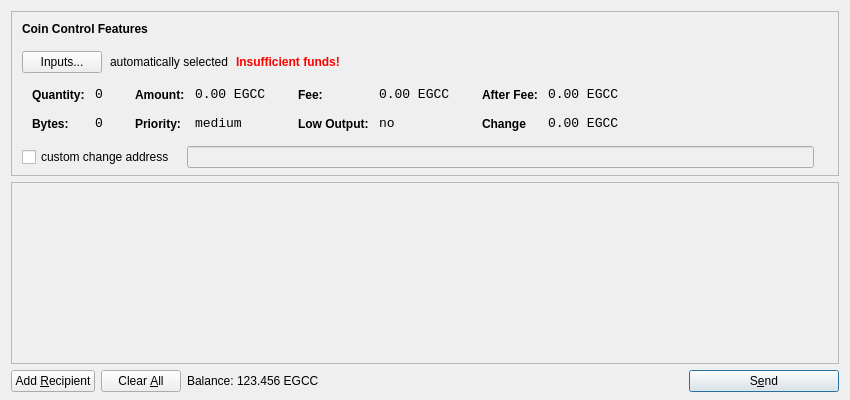
<?xml version="1.0" encoding="UTF-8"?>
<ui version="4.0">
 <class>SendCoinsDialog</class>
 <widget class="QDialog" name="SendCoinsDialog">
  <property name="geometry">
   <rect>
    <x>0</x>
    <y>0</y>
    <width>850</width>
    <height>400</height>
   </rect>
  </property>
  <property name="windowTitle">
   <string>Send Coins</string>
  </property>
  <layout class="QVBoxLayout" name="verticalLayout" stretch="0,1,0">
   <property name="bottomMargin">
    <number>8</number>
   </property>
   <item>
    <widget class="QFrame" name="frameCoinControl">
     <property name="sizePolicy">
      <sizepolicy hsizetype="Expanding" vsizetype="Expanding">
       <horstretch>0</horstretch>
       <verstretch>0</verstretch>
      </sizepolicy>
     </property>
     <property name="maximumSize">
      <size>
       <width>16777215</width>
       <height>16777215</height>
      </size>
     </property>
     <property name="frameShape">
      <enum>QFrame::StyledPanel</enum>
     </property>
     <property name="frameShadow">
      <enum>QFrame::Sunken</enum>
     </property>
     <layout class="QVBoxLayout" name="verticalLayoutCoinControl2">
      <property name="spacing">
       <number>-1</number>
      </property>
      <property name="leftMargin">
       <number>0</number>
      </property>
      <property name="topMargin">
       <number>0</number>
      </property>
      <property name="rightMargin">
       <number>0</number>
      </property>
      <property name="bottomMargin">
       <number>6</number>
      </property>
      <item>
       <layout class="QVBoxLayout" name="verticalLayoutCoinControl" stretch="0,0,0,0,1">
        <property name="spacing">
         <number>0</number>
        </property>
        <property name="leftMargin">
         <number>10</number>
        </property>
        <property name="topMargin">
         <number>10</number>
        </property>
        <item>
         <layout class="QHBoxLayout" name="horizontalLayoutCoinControl1">
          <property name="bottomMargin">
           <number>15</number>
          </property>
          <item>
           <widget class="QLabel" name="labelCoinControlFeatures">
            <property name="sizePolicy">
             <sizepolicy hsizetype="Preferred" vsizetype="Maximum">
              <horstretch>0</horstretch>
              <verstretch>0</verstretch>
             </sizepolicy>
            </property>
            <property name="font">
             <font>
              <weight>75</weight>
              <bold>true</bold>
             </font>
            </property>
            <property name="styleSheet">
             <string notr="true">font-weight:bold;</string>
            </property>
            <property name="text">
             <string>Coin Control Features</string>
            </property>
           </widget>
          </item>
         </layout>
        </item>
        <item>
         <layout class="QHBoxLayout" name="horizontalLayoutCoinControl2" stretch="0,0,0,0">
          <property name="spacing">
           <number>8</number>
          </property>
          <property name="bottomMargin">
           <number>10</number>
          </property>
          <item>
           <widget class="QPushButton" name="pushButtonCoinControl">
            <property name="styleSheet">
             <string notr="true"/>
            </property>
            <property name="text">
             <string>Inputs...</string>
            </property>
           </widget>
          </item>
          <item>
           <widget class="QLabel" name="labelCoinControlAutomaticallySelected">
            <property name="text">
             <string>automatically selected</string>
            </property>
            <property name="margin">
             <number>5</number>
            </property>
           </widget>
          </item>
          <item>
           <widget class="QLabel" name="labelCoinControlInsuffFunds">
            <property name="font">
             <font>
              <weight>75</weight>
              <bold>true</bold>
             </font>
            </property>
            <property name="styleSheet">
             <string notr="true">color:red;font-weight:bold;</string>
            </property>
            <property name="text">
             <string>Insufficient funds!</string>
            </property>
            <property name="margin">
             <number>5</number>
            </property>
           </widget>
          </item>
          <item>
           <spacer name="horizontalSpacerCoinControl">
            <property name="orientation">
             <enum>Qt::Horizontal</enum>
            </property>
            <property name="sizeHint" stdset="0">
             <size>
              <width>40</width>
              <height>1</height>
             </size>
            </property>
           </spacer>
          </item>
         </layout>
        </item>
        <item>
         <widget class="QWidget" name="widgetCoinControl" native="true">
          <property name="sizePolicy">
           <sizepolicy hsizetype="Preferred" vsizetype="Preferred">
            <horstretch>0</horstretch>
            <verstretch>0</verstretch>
           </sizepolicy>
          </property>
          <property name="minimumSize">
           <size>
            <width>0</width>
            <height>0</height>
           </size>
          </property>
          <property name="styleSheet">
           <string notr="true"/>
          </property>
          <layout class="QHBoxLayout" name="horizontalLayoutCoinControl5">
           <property name="margin">
            <number>0</number>
           </property>
           <item>
            <layout class="QHBoxLayout" name="horizontalLayoutCoinControl3" stretch="0,0,0,1">
             <property name="spacing">
              <number>20</number>
             </property>
             <property name="topMargin">
              <number>0</number>
             </property>
             <property name="bottomMargin">
              <number>10</number>
             </property>
             <item>
              <layout class="QFormLayout" name="formLayoutCoinControl1">
               <property name="horizontalSpacing">
                <number>10</number>
               </property>
               <property name="verticalSpacing">
                <number>14</number>
               </property>
               <property name="leftMargin">
                <number>10</number>
               </property>
               <property name="topMargin">
                <number>4</number>
               </property>
               <property name="rightMargin">
                <number>6</number>
               </property>
               <item row="0" column="0">
                <widget class="QLabel" name="labelCoinControlQuantityText">
                 <property name="styleSheet">
                  <string notr="true">font-weight:bold;</string>
                 </property>
                 <property name="text">
                  <string>Quantity:</string>
                 </property>
                 <property name="margin">
                  <number>0</number>
                 </property>
                </widget>
               </item>
               <item row="0" column="1">
                <widget class="QLabel" name="labelCoinControlQuantity">
                 <property name="font">
                  <font>
                   <family>Monospace</family>
                   <pointsize>10</pointsize>
                  </font>
                 </property>
                 <property name="cursor">
                  <cursorShape>IBeamCursor</cursorShape>
                 </property>
                 <property name="contextMenuPolicy">
                  <enum>Qt::ActionsContextMenu</enum>
                 </property>
                 <property name="text">
                  <string>0</string>
                 </property>
                 <property name="margin">
                  <number>0</number>
                 </property>
                 <property name="textInteractionFlags">
                  <set>Qt::LinksAccessibleByMouse|Qt::TextSelectableByKeyboard|Qt::TextSelectableByMouse</set>
                 </property>
                </widget>
               </item>
               <item row="1" column="0">
                <widget class="QLabel" name="labelCoinControlBytesText">
                 <property name="styleSheet">
                  <string notr="true">font-weight:bold;</string>
                 </property>
                 <property name="text">
                  <string>Bytes:</string>
                 </property>
                </widget>
               </item>
               <item row="1" column="1">
                <widget class="QLabel" name="labelCoinControlBytes">
                 <property name="font">
                  <font>
                   <family>Monospace</family>
                   <pointsize>10</pointsize>
                  </font>
                 </property>
                 <property name="cursor">
                  <cursorShape>IBeamCursor</cursorShape>
                 </property>
                 <property name="contextMenuPolicy">
                  <enum>Qt::ActionsContextMenu</enum>
                 </property>
                 <property name="text">
                  <string>0</string>
                 </property>
                 <property name="textInteractionFlags">
                  <set>Qt::LinksAccessibleByMouse|Qt::TextSelectableByKeyboard|Qt::TextSelectableByMouse</set>
                 </property>
                </widget>
               </item>
              </layout>
             </item>
             <item>
              <layout class="QFormLayout" name="formLayoutCoinControl2">
               <property name="horizontalSpacing">
                <number>10</number>
               </property>
               <property name="verticalSpacing">
                <number>14</number>
               </property>
               <property name="leftMargin">
                <number>6</number>
               </property>
               <property name="topMargin">
                <number>4</number>
               </property>
               <property name="rightMargin">
                <number>6</number>
               </property>
               <item row="0" column="0">
                <widget class="QLabel" name="labelCoinControlAmountText">
                 <property name="styleSheet">
                  <string notr="true">font-weight:bold;</string>
                 </property>
                 <property name="text">
                  <string>Amount:</string>
                 </property>
                 <property name="margin">
                  <number>0</number>
                 </property>
                </widget>
               </item>
               <item row="0" column="1">
                <widget class="QLabel" name="labelCoinControlAmount">
                 <property name="font">
                  <font>
                   <family>Monospace</family>
                   <pointsize>10</pointsize>
                  </font>
                 </property>
                 <property name="cursor">
                  <cursorShape>IBeamCursor</cursorShape>
                 </property>
                 <property name="contextMenuPolicy">
                  <enum>Qt::ActionsContextMenu</enum>
                 </property>
                 <property name="text">
                  <string>0.00 EGCC</string>
                 </property>
                 <property name="textInteractionFlags">
                  <set>Qt::LinksAccessibleByMouse|Qt::TextSelectableByKeyboard|Qt::TextSelectableByMouse</set>
                 </property>
                </widget>
               </item>
               <item row="1" column="0">
                <widget class="QLabel" name="labelCoinControlPriorityText">
                 <property name="styleSheet">
                  <string notr="true">font-weight:bold;</string>
                 </property>
                 <property name="text">
                  <string>Priority:</string>
                 </property>
                </widget>
               </item>
               <item row="1" column="1">
                <widget class="QLabel" name="labelCoinControlPriority">
                 <property name="font">
                  <font>
                   <family>Monospace</family>
                   <pointsize>10</pointsize>
                  </font>
                 </property>
                 <property name="cursor">
                  <cursorShape>IBeamCursor</cursorShape>
                 </property>
                 <property name="contextMenuPolicy">
                  <enum>Qt::ActionsContextMenu</enum>
                 </property>
                 <property name="text">
                  <string>medium</string>
                 </property>
                 <property name="textInteractionFlags">
                  <set>Qt::LinksAccessibleByMouse|Qt::TextSelectableByKeyboard|Qt::TextSelectableByMouse</set>
                 </property>
                </widget>
               </item>
              </layout>
             </item>
             <item>
              <layout class="QFormLayout" name="formLayoutCoinControl3">
               <property name="horizontalSpacing">
                <number>10</number>
               </property>
               <property name="verticalSpacing">
                <number>14</number>
               </property>
               <property name="leftMargin">
                <number>6</number>
               </property>
               <property name="topMargin">
                <number>4</number>
               </property>
               <property name="rightMargin">
                <number>6</number>
               </property>
               <item row="0" column="0">
                <widget class="QLabel" name="labelCoinControlFeeText">
                 <property name="styleSheet">
                  <string notr="true">font-weight:bold;</string>
                 </property>
                 <property name="text">
                  <string>Fee:</string>
                 </property>
                 <property name="margin">
                  <number>0</number>
                 </property>
                </widget>
               </item>
               <item row="0" column="1">
                <widget class="QLabel" name="labelCoinControlFee">
                 <property name="font">
                  <font>
                   <family>Monospace</family>
                   <pointsize>10</pointsize>
                  </font>
                 </property>
                 <property name="cursor">
                  <cursorShape>IBeamCursor</cursorShape>
                 </property>
                 <property name="contextMenuPolicy">
                  <enum>Qt::ActionsContextMenu</enum>
                 </property>
                 <property name="text">
                  <string>0.00 EGCC</string>
                 </property>
                 <property name="textInteractionFlags">
                  <set>Qt::LinksAccessibleByMouse|Qt::TextSelectableByKeyboard|Qt::TextSelectableByMouse</set>
                 </property>
                </widget>
               </item>
               <item row="1" column="0">
                <widget class="QLabel" name="labelCoinControlLowOutputText">
                 <property name="styleSheet">
                  <string notr="true">font-weight:bold;</string>
                 </property>
                 <property name="text">
                  <string>Low Output:</string>
                 </property>
                </widget>
               </item>
               <item row="1" column="1">
                <widget class="QLabel" name="labelCoinControlLowOutput">
                 <property name="font">
                  <font>
                   <family>Monospace</family>
                   <pointsize>10</pointsize>
                  </font>
                 </property>
                 <property name="cursor">
                  <cursorShape>IBeamCursor</cursorShape>
                 </property>
                 <property name="contextMenuPolicy">
                  <enum>Qt::ActionsContextMenu</enum>
                 </property>
                 <property name="text">
                  <string>no</string>
                 </property>
                 <property name="textInteractionFlags">
                  <set>Qt::LinksAccessibleByMouse|Qt::TextSelectableByKeyboard|Qt::TextSelectableByMouse</set>
                 </property>
                </widget>
               </item>
              </layout>
             </item>
             <item>
              <layout class="QFormLayout" name="formLayoutCoinControl4">
               <property name="horizontalSpacing">
                <number>10</number>
               </property>
               <property name="verticalSpacing">
                <number>14</number>
               </property>
               <property name="leftMargin">
                <number>6</number>
               </property>
               <property name="topMargin">
                <number>4</number>
               </property>
               <property name="rightMargin">
                <number>6</number>
               </property>
               <item row="0" column="0">
                <widget class="QLabel" name="labelCoinControlAfterFeeText">
                 <property name="styleSheet">
                  <string notr="true">font-weight:bold;</string>
                 </property>
                 <property name="text">
                  <string>After Fee:</string>
                 </property>
                 <property name="margin">
                  <number>0</number>
                 </property>
                </widget>
               </item>
               <item row="0" column="1">
                <widget class="QLabel" name="labelCoinControlAfterFee">
                 <property name="font">
                  <font>
                   <family>Monospace</family>
                   <pointsize>10</pointsize>
                  </font>
                 </property>
                 <property name="cursor">
                  <cursorShape>IBeamCursor</cursorShape>
                 </property>
                 <property name="contextMenuPolicy">
                  <enum>Qt::ActionsContextMenu</enum>
                 </property>
                 <property name="text">
                  <string>0.00 EGCC</string>
                 </property>
                 <property name="textInteractionFlags">
                  <set>Qt::LinksAccessibleByMouse|Qt::TextSelectableByKeyboard|Qt::TextSelectableByMouse</set>
                 </property>
                </widget>
               </item>
               <item row="1" column="0">
                <widget class="QLabel" name="labelCoinControlChangeText">
                 <property name="styleSheet">
                  <string notr="true">font-weight:bold;</string>
                 </property>
                 <property name="text">
                  <string>Change</string>
                 </property>
                </widget>
               </item>
               <item row="1" column="1">
                <widget class="QLabel" name="labelCoinControlChange">
                 <property name="font">
                  <font>
                   <family>Monospace</family>
                   <pointsize>10</pointsize>
                  </font>
                 </property>
                 <property name="cursor">
                  <cursorShape>IBeamCursor</cursorShape>
                 </property>
                 <property name="contextMenuPolicy">
                  <enum>Qt::ActionsContextMenu</enum>
                 </property>
                 <property name="text">
                  <string>0.00 EGCC</string>
                 </property>
                 <property name="textInteractionFlags">
                  <set>Qt::LinksAccessibleByMouse|Qt::TextSelectableByKeyboard|Qt::TextSelectableByMouse</set>
                 </property>
                </widget>
               </item>
              </layout>
             </item>
            </layout>
           </item>
          </layout>
         </widget>
        </item>
        <item>
         <layout class="QHBoxLayout" name="horizontalLayoutCoinControl4" stretch="0,0,0">
          <property name="spacing">
           <number>12</number>
          </property>
          <property name="sizeConstraint">
           <enum>QLayout::SetDefaultConstraint</enum>
          </property>
          <property name="topMargin">
           <number>5</number>
          </property>
          <property name="rightMargin">
           <number>5</number>
          </property>
          <item>
           <widget class="QCheckBox" name="checkBoxCoinControlChange">
            <property name="text">
             <string>custom change address</string>
            </property>
           </widget>
          </item>
          <item>
           <widget class="QLineEdit" name="lineEditCoinControlChange">
            <property name="enabled">
             <bool>false</bool>
            </property>
            <property name="sizePolicy">
             <sizepolicy hsizetype="Expanding" vsizetype="Fixed">
              <horstretch>0</horstretch>
              <verstretch>0</verstretch>
             </sizepolicy>
            </property>
           </widget>
          </item>
          <item>
           <widget class="QLabel" name="labelCoinControlChangeLabel">
            <property name="sizePolicy">
             <sizepolicy hsizetype="Preferred" vsizetype="Expanding">
              <horstretch>0</horstretch>
              <verstretch>0</verstretch>
             </sizepolicy>
            </property>
            <property name="minimumSize">
             <size>
              <width>0</width>
              <height>0</height>
             </size>
            </property>
            <property name="text">
             <string/>
            </property>
            <property name="margin">
             <number>3</number>
            </property>
           </widget>
          </item>
         </layout>
        </item>
        <item>
         <spacer name="verticalSpacerCoinControl">
          <property name="orientation">
           <enum>Qt::Vertical</enum>
          </property>
          <property name="sizeHint" stdset="0">
           <size>
            <width>800</width>
            <height>1</height>
           </size>
          </property>
         </spacer>
        </item>
       </layout>
      </item>
     </layout>
    </widget>
   </item>
   <item>
    <widget class="QScrollArea" name="scrollArea">
     <property name="widgetResizable">
      <bool>true</bool>
     </property>
     <widget class="QWidget" name="scrollAreaWidgetContents">
      <property name="geometry">
       <rect>
        <x>0</x>
        <y>0</y>
        <width>830</width>
        <height>165</height>
       </rect>
      </property>
      <layout class="QVBoxLayout" name="verticalLayout_2">
       <property name="margin">
        <number>0</number>
       </property>
       <item>
        <layout class="QVBoxLayout" name="entries">
         <property name="spacing">
          <number>6</number>
         </property>
        </layout>
       </item>
       <item>
        <spacer name="verticalSpacer">
         <property name="orientation">
          <enum>Qt::Vertical</enum>
         </property>
         <property name="sizeHint" stdset="0">
          <size>
           <width>20</width>
           <height>40</height>
          </size>
         </property>
        </spacer>
       </item>
      </layout>
     </widget>
    </widget>
   </item>
   <item>
    <layout class="QHBoxLayout" name="horizontalLayout">
     <item>
      <widget class="QPushButton" name="addButton">
       <property name="toolTip">
        <string>Send to multiple recipients at once</string>
       </property>
       <property name="text">
        <string>Add &amp;Recipient</string>
       </property>
       <property name="icon">
        <iconset resource="../bitcoin.qrc">
         <normaloff>:/icons/add</normaloff>:/icons/add</iconset>
       </property>
       <property name="autoDefault">
        <bool>false</bool>
       </property>
      </widget>
     </item>
     <item>
      <widget class="QPushButton" name="clearButton">
       <property name="sizePolicy">
        <sizepolicy hsizetype="Minimum" vsizetype="Fixed">
         <horstretch>0</horstretch>
         <verstretch>0</verstretch>
        </sizepolicy>
       </property>
       <property name="toolTip">
        <string>Remove all transaction fields</string>
       </property>
       <property name="text">
        <string>Clear &amp;All</string>
       </property>
       <property name="icon">
        <iconset resource="../bitcoin.qrc">
         <normaloff>:/icons/remove</normaloff>:/icons/remove</iconset>
       </property>
       <property name="autoRepeatDelay">
        <number>300</number>
       </property>
       <property name="autoDefault">
        <bool>false</bool>
       </property>
      </widget>
     </item>
     <item>
      <layout class="QHBoxLayout" name="horizontalLayout_2">
       <property name="spacing">
        <number>3</number>
       </property>
       <item>
        <widget class="QLabel" name="label">
         <property name="sizePolicy">
          <sizepolicy hsizetype="Preferred" vsizetype="Fixed">
           <horstretch>0</horstretch>
           <verstretch>0</verstretch>
          </sizepolicy>
         </property>
         <property name="text">
          <string>Balance:</string>
         </property>
        </widget>
       </item>
       <item>
        <widget class="QLabel" name="labelBalance">
         <property name="sizePolicy">
          <sizepolicy hsizetype="Preferred" vsizetype="Fixed">
           <horstretch>0</horstretch>
           <verstretch>0</verstretch>
          </sizepolicy>
         </property>
         <property name="cursor">
          <cursorShape>IBeamCursor</cursorShape>
         </property>
         <property name="text">
          <string>123.456 EGCC</string>
         </property>
         <property name="textInteractionFlags">
          <set>Qt::LinksAccessibleByMouse|Qt::TextSelectableByKeyboard|Qt::TextSelectableByMouse</set>
         </property>
        </widget>
       </item>
      </layout>
     </item>
     <item>
      <spacer name="horizontalSpacer">
       <property name="orientation">
        <enum>Qt::Horizontal</enum>
       </property>
       <property name="sizeHint" stdset="0">
        <size>
         <width>40</width>
         <height>20</height>
        </size>
       </property>
      </spacer>
     </item>
     <item>
      <widget class="QPushButton" name="sendButton">
       <property name="minimumSize">
        <size>
         <width>150</width>
         <height>0</height>
        </size>
       </property>
       <property name="toolTip">
        <string>Confirm the send action</string>
       </property>
       <property name="text">
        <string>S&amp;end</string>
       </property>
       <property name="icon">
        <iconset resource="../bitcoin.qrc">
         <normaloff>:/icons/send</normaloff>:/icons/send</iconset>
       </property>
       <property name="default">
        <bool>true</bool>
       </property>
      </widget>
     </item>
    </layout>
   </item>
  </layout>
 </widget>
 <resources>
  <include location="../bitcoin.qrc"/>
 </resources>
 <connections/>
</ui>
